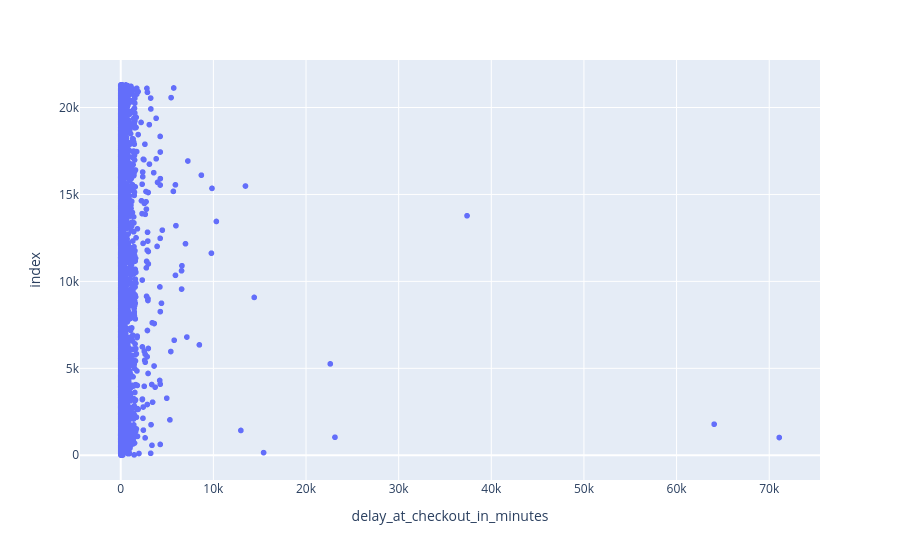

Notebook code for this chart:
### Code cell
# Distribution du Delay de Checkout

fig = px.scatter(delay_dataf, x = "delay_at_checkout_in_minutes")
fig.show()

### Figure 1 — Plotly figure (JSON) as saved in the notebook; plotly's stock layout.template omitted (floating-point values rounded to 4 significant figures; data arrays with more than 128 entries replaced by an {"elided": "..."} marker saying what was removed)
{"data": [{"hovertemplate": "delay_at_checkout_in_minutes=%{x}<br>index=%{y}<extra></extra>", "legendgroup": "", "marker": {"color": "#636efa", "symbol": "circle"}, "mode": "markers", "name": "", "showlegend": false, "type": "scattergl", "x": {"elided": "9404 float values"}, "xaxis": "x", "y": {"elided": "9404 int values"}, "yaxis": "y"}], "layout": {"legend": {"tracegroupgap": 0}, "margin": {"t": 60}, "xaxis": {"anchor": "y", "domain": [0, 1], "title": {"text": "delay_at_checkout_in_minutes"}}, "yaxis": {"anchor": "x", "domain": [0, 1], "title": {"text": "index"}}}}
